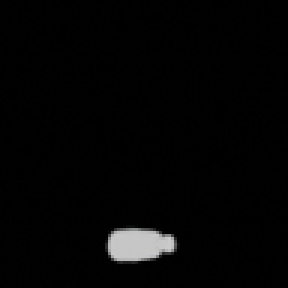
#> input picture edit-dataset/module/bin_sample.png, 96 x 96 px (shown 3 times larger)
$ python basic_func.py
#> lines starting #> are read from the running program, lines starting #| are printed output that depends on the picture; after the words box and inside, x2 and y2 are one past the last pixel; in counts of white or black regions, pixels touching at a corner belong together
# モジュール関数
import os
import cv2
import numpy as np

# [234 lines left out: functions get_file_num, calculate_centroid, calculate_bbox, calculate_bbox_and_draw, calculate_bbox_and_draw2, extract_and_save_bbox and 1 more, not called in this run]

def make_seg_label(image_path, output_path=None):
#> called with image_path = 'bin_sample.png', output_path = 'seg_label.png'
    import numpy as np

    # 画像をグレースケールで読み込み
    img = cv2.imread(image_path, cv2.IMREAD_GRAYSCALE)
#> img: shape (96, 96); min 0, max 202, mean 4.6

    # 画像が正しく読み込まれたか確認
    if img is None:
        print(f"{image_path} を読み込めませんでした。")

    # 画像を2値化（しきい値は適宜調整）
    _, binary_img = cv2.threshold(img, 1, 255, cv2.THRESH_BINARY)
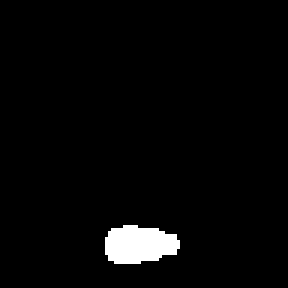
#> binary_img: shape (96, 96) (shown 3 times larger); 2.8% white; 1 white region, box (x1, y1, x2, y2) and area: (35, 75, 60, 88) 254

    # 12x12にリサイズ
    output_img = cv2.resize(binary_img, (12, 12), interpolation=cv2.INTER_AREA)

    # 2値化
    _, output_img = cv2.threshold(output_img, 1, 255, cv2.THRESH_BINARY)

    # 出力画像を保存
    # cv2.imwrite(output_path, output_img)

    return output_img


def combine_imgs(large_img, small_img):
    # 画像の高さと幅を取得
    large_height, large_width = large_img.shape[:2]
#> large_height = 96; large_width = 96
#> (the run stopped early here; a loop or call above may not have finished)
